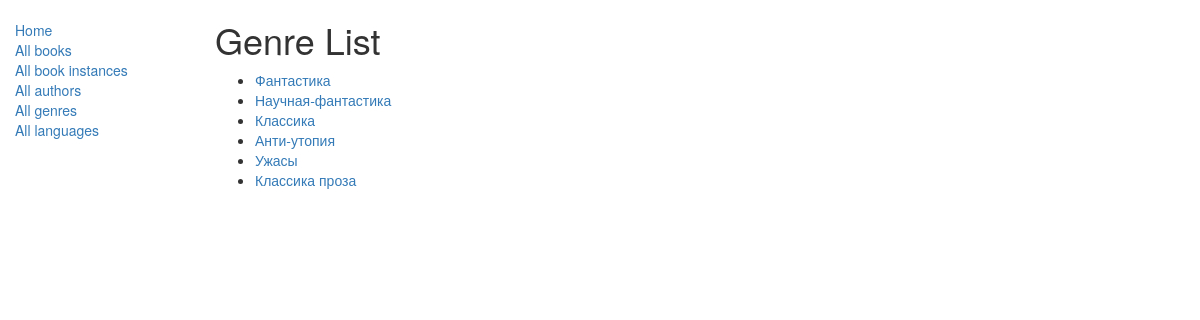
/catalog/genres/, run on an earlier commit of the app's database.
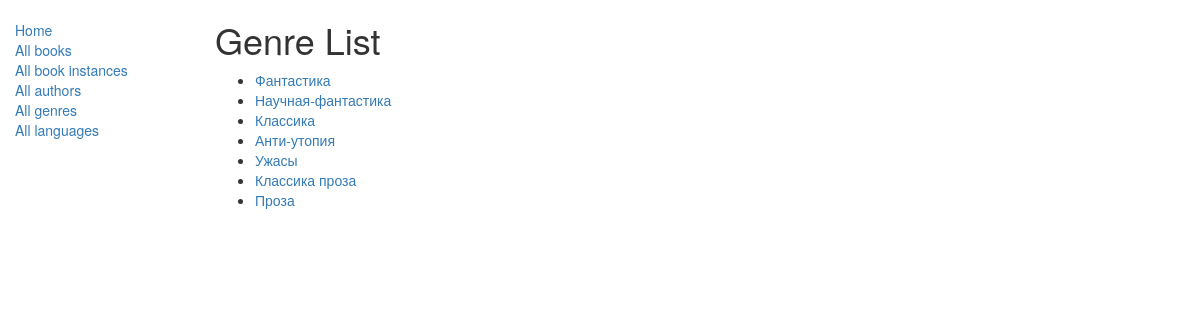
And on a later commit of the database.
### catalog/models.py (models this page shows)
class Genre(models.Model):
    name = models.CharField(max_length=200, help_text = "Добавьте название жанра (например: Фантастика).")
    def __str__(self):
        return self.name

### catalog/views.py (the view)
# urls.py: path('genres/', views.GenreListView.as_view(), name='genres'),
class GenreListView(generic.ListView):
    model = Genre
    paginate_by = 10

### catalog/templates/catalog/genre_list.html
{% extends "base_generic.html" %}
{% block content %}
<h1>Genre List</h1>
{% if genre_list %}
  <ul>
  {% for genre in genre_list %}
    <li>
      <a href="{{ genre.get_absolute_url }}">
      {{ genre }}
      </a>
    </li>
  {% endfor %}
 </ul>
{% else %}
  <p>There are no genres available.</p>
{% endif %}
{% endblock %}

What changed in the data, as far as the page shows it:
added Genre: name "Проза"
